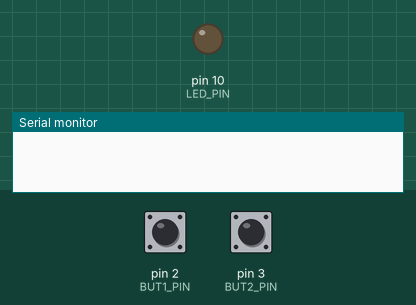
A sketch run on a simulated Arduino Uno, built with avr-gcc and run on an emulated ATmega328P. Shown: output pins drawn as LEDs (lit = HIGH), the last lines printed to the serial monitor. Dashed ring = blinking. The inputs (shaded band) are chosen by the test bench; at power-on: pin 2 (BUT1_PIN) LOW, pin 3 (BUT2_PIN) LOW.

Above: at 0.1 s.
At 1.2 s:
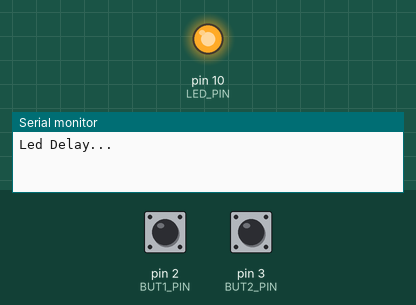
1.3 s: pin 2 (BUT1_PIN) pulled HIGH for 0.15 s
4.3 s: pin 3 (BUT2_PIN) pulled HIGH for 0.15 s
At 6.2 s:
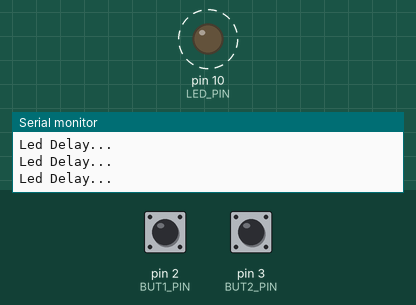
Timing chart, 0 to 13.3 s (numbered marks = the images above; inputs shaded):
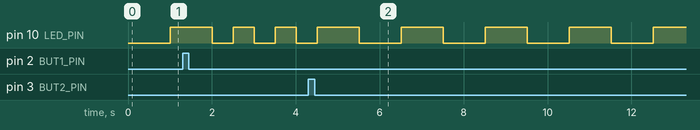

Measured:
- after the input at 4.3 s, pin 10 (LED_PIN): alternates HIGH for 1.0 s and LOW for 1.0 s, starting after 1.2 s
- by itself, pin 10 (LED_PIN): alternates HIGH for 0.50 s and LOW for 0.50 s

The sketch:

tarefa3_FlashingLed.ino
```cpp
#define QTD_PINOS 14
#define QTD_TIMERS 14

// Registros Globais
int btn_state = 0;
int pin_listen_list[QTD_PINOS]; // Pinos registraveis
int btn_lastState[QTD_PINOS]; // Ultimo estado de um botão  espefico
long timer_expire[QTD_TIMERS]; // Ultima marcação de um timer

/* Callbacks */
void button_changed (int pin, int state);
void timer_expired (int timer);

/* Registrador de botões */
void button_listen (int pin) {
  pin_listen_list[pin] = 1;
}

/* Registrador de timers */
void timer_set (int ms, int timer) {
  timer_expire[timer] = millis() + ms;
}

/* Setup Inicial */
void setup() {
  Serial.begin(9600);
  int i = 0;

  // Inicializa Lista de pinos a serem ouvidos
  for( i = 0 ; i < QTD_PINOS; i++ ) {
    pin_listen_list[i] = 0;
    btn_lastState[i] = 0;
  }

  // Inicializa Lista de TIMERS  a serem ouvidos
  for( i = 0 ; i < QTD_TIMERS; i++ ) {
    timer_expire[i] = -1;
  }

  // Init do observer
  _init();
}


void loop() {
  int i = 0;
  int dRead = 0;
  unsigned long instant = 0;

  // Detecta Botões apertados
  for( i = 0 ; i < QTD_PINOS ; i++ ) {
    if( pin_listen_list[i] == 0 ) continue;  // Não tem mais botão a ser testado


    // Detecta se o estado do botão mudou, chama a função changed APENAS caso tenha mudado
    dRead = digitalRead(i);
    if( dRead != btn_lastState[i] ) {
      btn_lastState[i] = dRead;
      button_changed(i, dRead);
    }
  }

  // Detecta timers expirados
  instant = millis();
  for( i = 0 ; i < QTD_TIMERS ; i++ ) {
    if (timer_expire[i] == -1) continue; //Timer não setado

    // Checa se o timer expirou
    if ( instant > timer_expire[i] ) {
      timer_expire[i] = -1;
      timer_expired(i);
    }
  }
}


/* --------------------------------- EVENT.C END ------------------ */

/* --------------------------------- USER AREA START ------------------ */

#define LED_PIN 10
#define BUT1_PIN 2
#define BUT2_PIN 3

#define BTN_DELAY 200
#define STOP_DELAY 500

int led_locked = 0;
int led_delay = 1000;
int led_state = 0;
int btn1_locked = 0;
int btn2_locked = 0;
int btn1_stop = 0;
int btn2_stop = 0;

void button_changed (int pin, int state) {
    if(led_locked==1) return;

    // Botão aumentar
    if( pin == BUT1_PIN && state && btn1_locked == 0 ) {
      btn1_locked = 1; // Trava o accesso ao botao por um curto espaço de tempo
      timer_set( BTN_DELAY , 1); // Timer para destravar o botao

      btn1_stop = 1; // Timer para encerrar o programa ( botao duplo )
      timer_set( STOP_DELAY , 3); // Timeout da janela para encerramento

      led_delay = led_delay / 2; // Muda a frenquencia do led
    }

    // Botão diminuir
    if( pin == BUT2_PIN && state && btn2_locked == 0 ) {
      btn2_locked = 1; // Trava o accesso ao botao por um curto espaço de tempo
      timer_set( BTN_DELAY , 2); // Timer para destravar o botao

      btn2_stop = 1; // Timer para encerrar o programa ( botao duplo )
      timer_set( STOP_DELAY , 3); // Timeout da janela para encerramento

      led_delay = led_delay * 2; // Muda a frenquencia do led
    }

    // Encerramento ao apertar dois botões
    if( btn1_stop && btn2_stop ) {
      led_locked = 1;
      digitalWrite(LED_PIN, HIGH);
    }
}


void timer_expired (int timer) {
   if(led_locked==1) return;

   switch(timer) {
    case 0:
      Serial.println("Led Delay...");
      led_state = !led_state;
      digitalWrite(LED_PIN, led_state);
      timer_set( led_delay , 0);
      break;

    case 1:
      btn1_locked = 0;
      break;

    case 2:
      btn2_locked = 0;
      break;

    case 3:
      btn1_stop = 0;
      btn2_stop = 0;
      break;
   }
}


void _init () {
    pinMode(LED_PIN, OUTPUT);
    pinMode(BUT1_PIN, INPUT);
    pinMode(BUT2_PIN, INPUT);

    button_listen(BUT1_PIN);
    button_listen(BUT2_PIN);
    timer_set( led_delay , 0); //Inicia a piscada do led
}
```

tarefa2.c
```cpp
#define LED_PIN 13
#define BUT_UP_PIN 2
#define BUT_DOWN_PIN 3

int led_state = 0;
int led_time = 0;

unsigned long b1_last = 0;
unsigned long b2_last = 0;

int intervalo = 1000;

void setup() {
  // put your setup code here, to run once:
  pinMode(LED_PIN, OUTPUT);
  pinMode(BUT_UP_PIN, INPUT);
  pinMode(BUT_DOWN_PIN, INPUT);
}

void loop() {
  // put your main code here, to run repeatedly:

  int but1 = digitalRead(BUT_UP_PIN);
  int but2 = digitalRead(BUT_DOWN_PIN);

  // Para caso os dois botões sejam apertados ao mesmo tempo
  if (but1 && but2 ) {
      digitalWrite(13,LOW);
      while(1);
  }

  // Botão 1 aumenta a velocidade
  if (but1 && millis() - b1_last > 250){
    b1_last = millis();
    intervalo /= 2;
  }

  // Botão 2 diminui a velocidade
  if (but2 && millis() - b2_last > 250){
    b2_last = millis();
    intervalo *= 2;
  }

  // Pisca o LED de acordo com o intervalo pre determinado
  if( millis() - led_time >= intervalo ) {
    led_time = millis();
    digitalWrite(LED_PIN, led_state);
    led_state = !led_state;
  }

}
```
